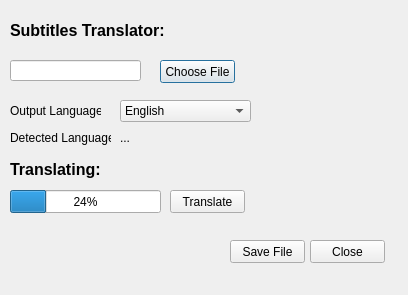
<?xml version="1.0" encoding="UTF-8"?>
<ui version="4.0">
 <class>Trans</class>
 <widget class="QDialog" name="Trans">
  <property name="geometry">
   <rect>
    <x>0</x>
    <y>0</y>
    <width>408</width>
    <height>295</height>
   </rect>
  </property>
  <property name="windowTitle">
   <string>Dialog</string>
  </property>
  <widget class="QPushButton" name="pushButton">
   <property name="geometry">
    <rect>
     <x>160</x>
     <y>60</y>
     <width>75</width>
     <height>23</height>
    </rect>
   </property>
   <property name="text">
    <string>Choose File</string>
   </property>
  </widget>
  <widget class="QPushButton" name="pushButton_2">
   <property name="geometry">
    <rect>
     <x>230</x>
     <y>240</y>
     <width>75</width>
     <height>23</height>
    </rect>
   </property>
   <property name="text">
    <string>Save File</string>
   </property>
  </widget>
  <widget class="QLabel" name="label">
   <property name="geometry">
    <rect>
     <x>10</x>
     <y>160</y>
     <width>101</width>
     <height>20</height>
    </rect>
   </property>
   <property name="text">
    <string>&lt;html&gt;&lt;head/&gt;&lt;body&gt;&lt;p&gt;&lt;span style=&quot; font-size:12pt; font-weight:600;&quot;&gt;Translating:&lt;/span&gt;&lt;/p&gt;&lt;/body&gt;&lt;/html&gt;</string>
   </property>
  </widget>
  <widget class="QProgressBar" name="progressBar">
   <property name="geometry">
    <rect>
     <x>10</x>
     <y>190</y>
     <width>151</width>
     <height>23</height>
    </rect>
   </property>
   <property name="value">
    <number>24</number>
   </property>
  </widget>
  <widget class="QLabel" name="label_2">
   <property name="geometry">
    <rect>
     <x>10</x>
     <y>20</y>
     <width>191</width>
     <height>21</height>
    </rect>
   </property>
   <property name="text">
    <string>&lt;html&gt;&lt;head/&gt;&lt;body&gt;&lt;p&gt;&lt;span style=&quot; font-size:12pt; font-weight:600;&quot;&gt;Subtitles Translator:&lt;/span&gt;&lt;/p&gt;&lt;/body&gt;&lt;/html&gt;</string>
   </property>
  </widget>
  <widget class="QPushButton" name="pushButton_3">
   <property name="geometry">
    <rect>
     <x>170</x>
     <y>190</y>
     <width>75</width>
     <height>23</height>
    </rect>
   </property>
   <property name="text">
    <string>Translate</string>
   </property>
  </widget>
  <widget class="QPushButton" name="pushButton_4">
   <property name="geometry">
    <rect>
     <x>310</x>
     <y>240</y>
     <width>75</width>
     <height>23</height>
    </rect>
   </property>
   <property name="text">
    <string>Close</string>
   </property>
  </widget>
  <widget class="QLineEdit" name="lineEdit">
   <property name="geometry">
    <rect>
     <x>10</x>
     <y>60</y>
     <width>131</width>
     <height>21</height>
    </rect>
   </property>
  </widget>
  <widget class="QComboBox" name="comboBox">
   <property name="geometry">
    <rect>
     <x>120</x>
     <y>100</y>
     <width>131</width>
     <height>22</height>
    </rect>
   </property>
   <item>
    <property name="text">
     <string>English</string>
    </property>
   </item>
   <item>
    <property name="text">
     <string>Japanese</string>
    </property>
   </item>
   <item>
    <property name="text">
     <string>Korean</string>
    </property>
   </item>
  </widget>
  <widget class="QLabel" name="label_3">
   <property name="geometry">
    <rect>
     <x>10</x>
     <y>100</y>
     <width>91</width>
     <height>21</height>
    </rect>
   </property>
   <property name="text">
    <string>Output Language:</string>
   </property>
  </widget>
  <widget class="QLabel" name="label_4">
   <property name="geometry">
    <rect>
     <x>10</x>
     <y>130</y>
     <width>101</width>
     <height>16</height>
    </rect>
   </property>
   <property name="text">
    <string>Detected Language:</string>
   </property>
  </widget>
  <widget class="QLabel" name="label_5">
   <property name="geometry">
    <rect>
     <x>120</x>
     <y>130</y>
     <width>121</width>
     <height>16</height>
    </rect>
   </property>
   <property name="text">
    <string>...</string>
   </property>
  </widget>
 </widget>
 <resources/>
 <connections/>
</ui>
